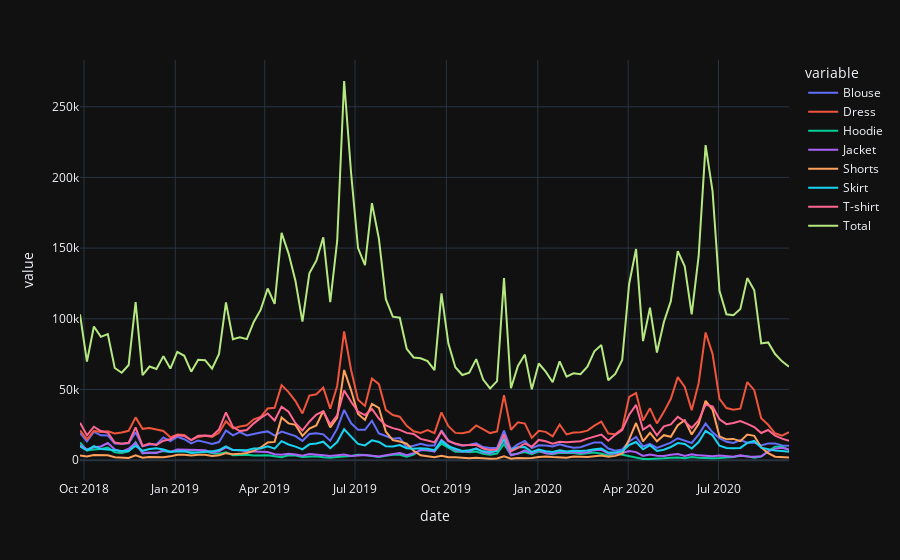

The code cell stored with this chart in its notebook:
### Markdown cell above
## EDA

### Code cell
df = pd.read_csv('./sales.csv', parse_dates=[0]).set_index('date')
df['Total'] = df.sum(axis=1)
df
df.plot(template='plotly_dark')
